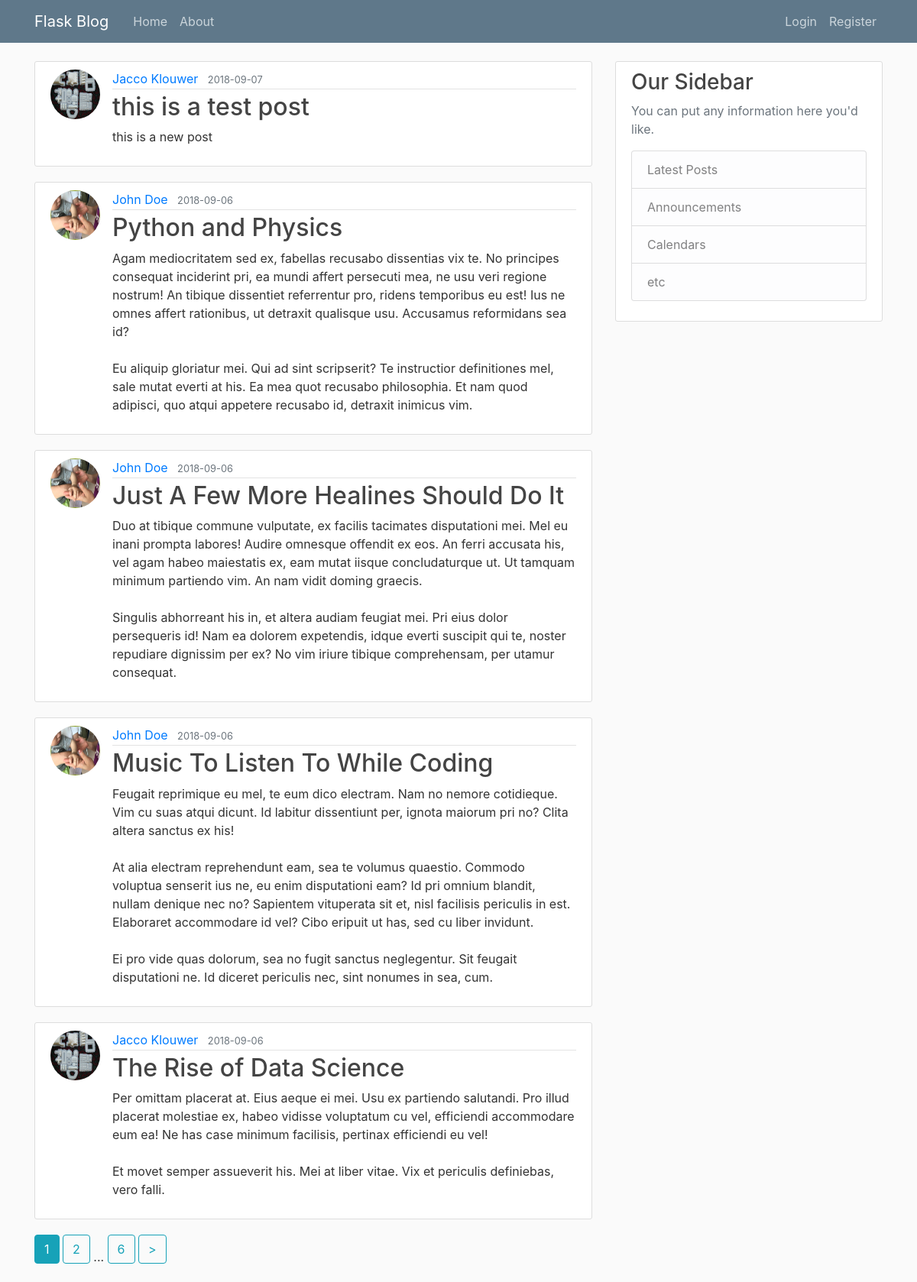
Page /home on the earlier database version.
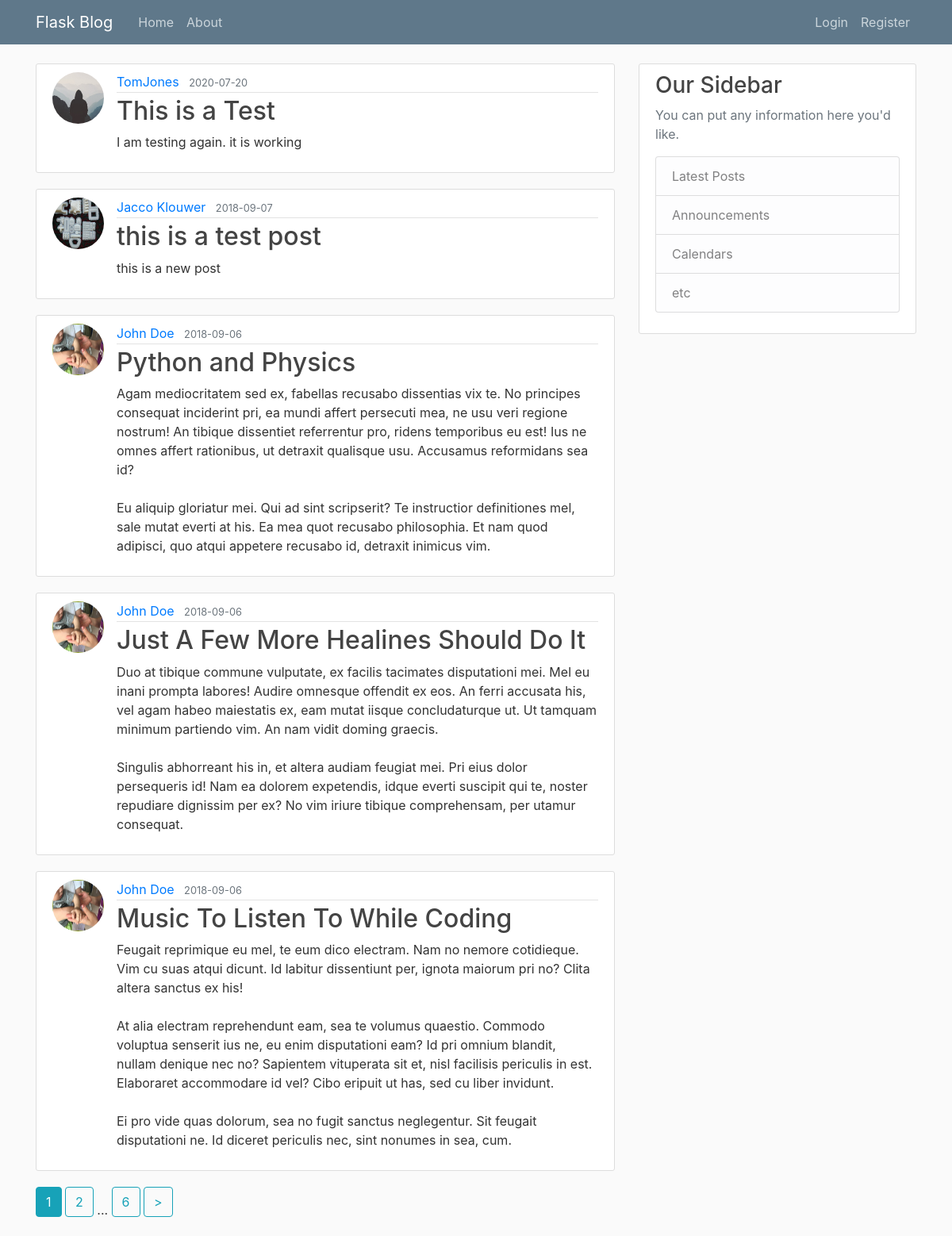
Same page on the later database version.
### flaskBlog/models.py (models this page shows, shortened)
class Post(db.Model):
    id = db.Column(db.Integer, primary_key=True)
    title = db.Column(db.String(100), nullable=False)
    date_posted = db.Column(db.DateTime, nullable=False,
                            default=datetime.utcnow)
    content = db.Column(db.Text, nullable=False)
    user_id = db.Column(db.Integer, db.ForeignKey('user.id'), nullable=False)

class User(db.Model, UserMixin):
    id = db.Column(db.Integer, primary_key=True)
    username = db.Column(db.String(20), unique=True, nullable=False)
    email = db.Column(db.String(120), unique=True, nullable=False)
    image_file = db.Column(db.String(20), nullable=False,
                           default='default.jpg')
    password = db.Column(db.String(60), nullable=False)
    posts = db.relationship('Post', backref='author', lazy=True)

### flaskBlog/Controllers/main.py (the view)
@main.route('/')
@main.route('/home')
def home():
    page = request.args.get('page', 1, type=int)
    posts = Post.query.order_by(
        Post.date_posted.desc()).paginate(per_page=5, page=page)
    return render_template('home.html', posts=posts)

### flaskBlog/templates/home.html (shortened to what this page needs)
{% extends "layout.html" %}
{% block content %}
    {% for post in posts.items %}
    <article class="media content-section">
        <img class="rounded-circle article-img" src="{{url_for('static', filename='profile_pics/'+post.author.image_file)}}"
            alt="Profile Image">
        <div class="media-body">
            <div class="article-metadata">
                <a class="mr-2" href="{{ url_for('users.user_posts', username=post.author.username) }}">{{
                    post.author.username }}</a>
                <small class="text-muted">{{ post.date_posted.strftime('%Y-%m-%d') }}</small>
            </div>
            <h2><a class="article-title" href="{{url_for('posts.post', post_id=post.id)}}">{{ post.title }}</a></h2>
            <p class="article-content">{{ post.content }}</p>
        </div>
    </article>
    {% endfor %}
    {% for page_num in posts.iter_pages(left_edge=1, right_edge=1, left_current=1, right_current=2) %}
        {% if page_num %}
            {% if posts.page==page_num%}
                <a class="btn btn-info mb-4" href="{{ url_for('main.home', page=page_num) }}">
                    {{ page_num }}
                </a>
            {% else %}
                <a class="btn btn-outline-info mb-4" href="{{ url_for('main.home', page=page_num) }}">{{ page_num }}</a>
            {% endif%}
        {% else %}
        ...
        {% endif%}
    {% endfor %}
    {% if posts.next_num%}
    <a class="btn btn-outline-info mb-4" href="{{url_for('main.home', page=posts.next_num)}}">></a>
    {%endif%}
{% endblock content %}

### flaskBlog/templates/layout.html (shortened to what this page needs)
<!DOCTYPE html>
<html lang="en">
<head>
    <link rel="stylesheet" href="https://stackpath.bootstrapcdn.com/bootstrap/4.1.3/css/bootstrap.min.css">
    <link rel="stylesheet" type="text/css" href="{{ url_for('static', filename='main.css') }}">
</head>
<body>
    <header class="site-header">
        <nav class="navbar navbar-expand-md navbar-dark bg-steel fixed-top">
            <div class="container">
                <a class="navbar-brand mr-4" href="/">Flask Blog</a>
                <div class="collapse navbar-collapse" id="navbarToggle">
                    <div class="navbar-nav mr-auto">
                        <a class="nav-item nav-link" href="{{url_for('main.home')}}">Home</a>
                        <a class="nav-item nav-link" href="{{url_for('main.about')}}">About</a>
                    </div>
                    <div class="navbar-nav">
                        {% if current_user.is_authenticated %}
                            <a class="nav-item nav-link" href="{{url_for('posts.new_post')}}">New Post</a>
                            <a class="nav-item nav-link" href="{{url_for('users.account')}}">Account</a>
                            <a class="nav-item nav-link" href="{{url_for('users.logout')}}">Logout</a>
                        {% else %}
                            <a class="nav-item nav-link" href="{{url_for('users.login')}}">Login</a>
                            <a class="nav-item nav-link" href="{{url_for('users.register')}}">Register</a>
                        {% endif%}
                    </div>
                </div>
            </div>
        </nav>
    </header>
    <main role="main" class="container">
        <div class="row">
            <div class="col-md-8">
                {% block content %}{% endblock %}
            </div>
            <div class="col-md-4">
                <div class="content-section">
                    <h3>Our Sidebar</h3>
                    <p class='text-muted'>You can put any information here you'd like.
                        <ul class="list-group">
                            <li class="list-group-item list-group-item-light">Latest Posts</li>
                            <li class="list-group-item list-group-item-light">Announcements</li>
                            <li class="list-group-item list-group-item-light">Calendars</li>
                            <li class="list-group-item list-group-item-light">etc</li>
                        </ul>
                    </p>
                </div>
            </div>
        </div>
    </main>
</body>
</html>

### flaskBlog/static/main.css (style rules this page uses)
body { background: #fafafa; color: #333333; margin-top: 5rem; }
h1, h2, h3, h4, h5, h6 { color: #444444; }
.bg-steel { background-color: #5f788a; }
.site-header .navbar-nav .nav-link { color: #cbd5db; }
.content-section { background: #ffffff; padding: 10px 20px; border: 1px solid #dddddd; border-radius: 3px; margin-bottom: 20px; }
.article-title { color: #444444; }
.article-content { white-space: pre-line; }
.article-img { height: 65px; width: 65px; margin-right: 16px; }
.article-metadata { padding-bottom: 1px; margin-bottom: 4px; border-bottom: 1px solid #e3e3e3 }

Differences in the rows shown:
no longer on this page (row unchanged): Post: image_file (picture), author.username "Jacco Klouwer", date_posted "2018-09-06", title "The Rise of Data Science", content "Per omittam placerat at. Eius aeque ei mei. Usu ex partiendo salutandi. Pro illud placerat molestiae ex, habeo vidisse voluptatum cu vel, efficiendi accommodare eum ea! Ne has case minimum facilisis, pertinax efficiendi eu vel! Et movet semper assueverit his. Mei at liber vitae. Vix et periculis definiebas, vero falli."
added Post: image_file (placeholder picture), author.username "TomJones", date_posted "2020-07-20", title "This is a Test", content "I am testing again. it is working"
